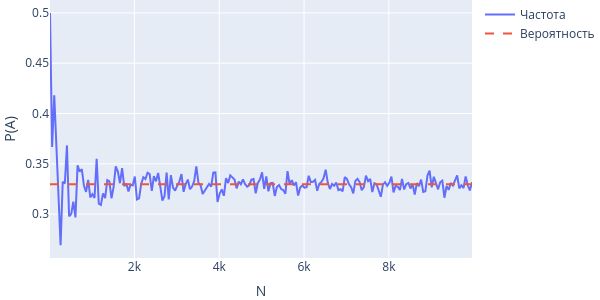

The notebook cell saved with this chart:
### Markdown cell above
Оценим эту вероятность частотным методом, используя от 10 до 10000 испытаний.

### Code cell
from random import sample
import plotly.graph_objs as go
import numpy as np

def random_shuffle():
    playlist = ['Любимая'] * 5 + ['Обычная'] * 10
    return sample(playlist, 4)

N_values = np.array(range(10, 10001, 50))
P_A_values = []
for N in N_values:
    N_A = 0
    for _ in range(N):
        songs = random_shuffle()
        if songs.count('Любимая') == 2:
            N_A += 1
    P_A_values.append(N_A / N)
print(round(P_A_values[-1], 4))

P = [p] * len(N_values)
fig = go.Figure(layout=dict(width=600, height=300))
fig.update_layout(margin=dict(l=0, t=0, b=0))
fig.add_trace(go.Scatter(x=N_values, y=P_A_values, name='Частота'))
fig.add_trace(go.Scatter(x=N_values, y=P,
                         name='Вероятность', line_dash='dash'))
fig.update_xaxes(title_text='N')
fig.update_yaxes(title_text='P(A)')
fig.show();

### Figure 1 — Plotly figure (JSON) as saved in the notebook; plotly's stock layout.template omitted (floating-point values rounded to 4 significant figures; data arrays with more than 128 entries replaced by an {"elided": "..."} marker saying what was removed)
{"data": [{"name": "Частота", "type": "scatter", "x": {"elided": "200 int values"}, "y": {"elided": "200 float values"}}, {"line": {"dash": "dash"}, "name": "Вероятность", "type": "scatter", "x": {"elided": "200 int values"}, "y": {"elided": "200 float values"}}], "layout": {"height": 300, "margin": {"b": 0, "l": 0, "t": 0}, "width": 600, "xaxis": {"title": {"text": "N"}}, "yaxis": {"title": {"text": "P(A)"}}}}
